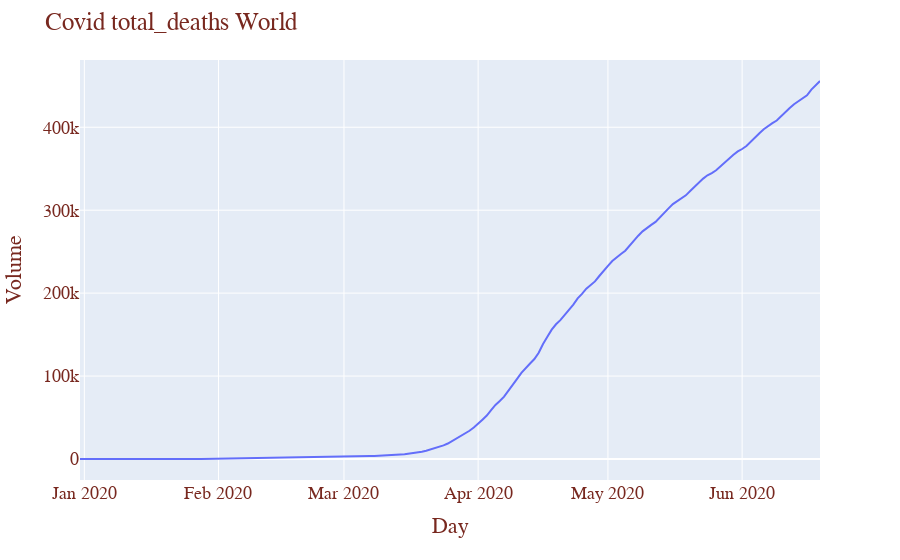
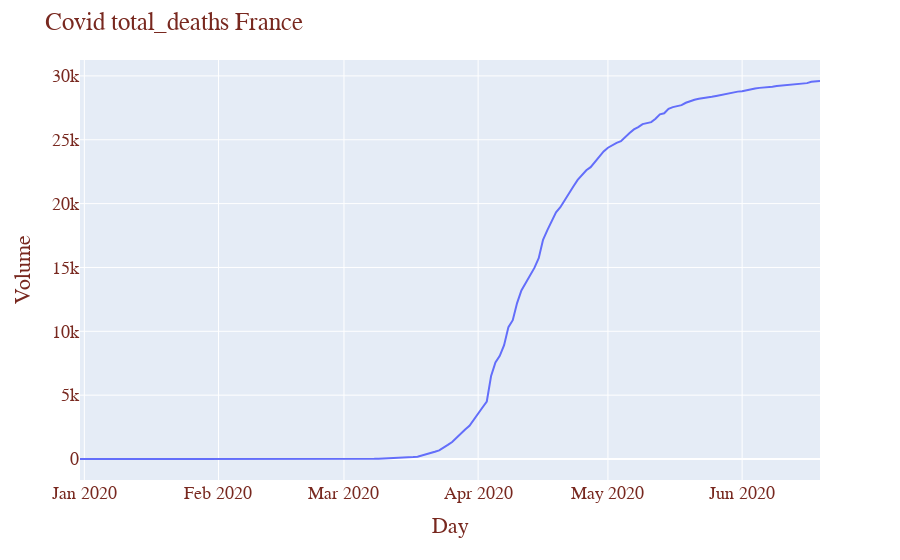
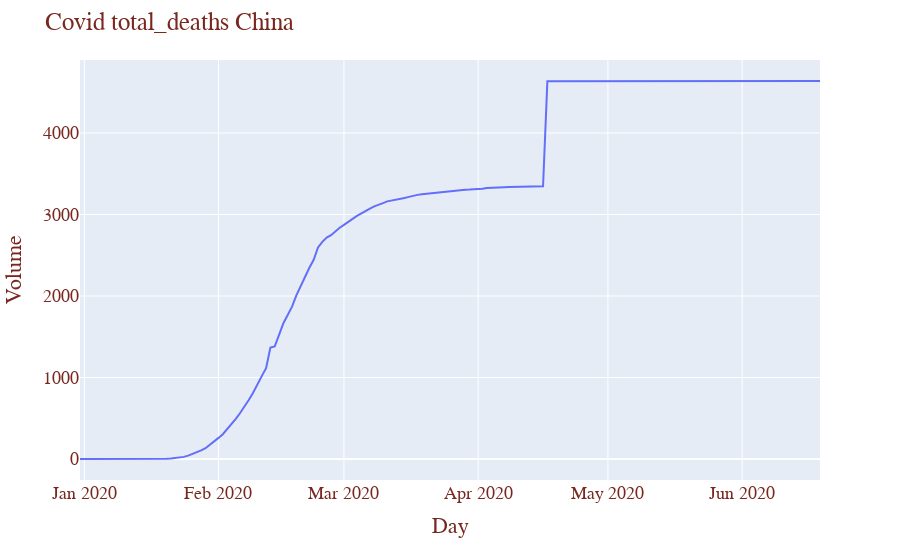
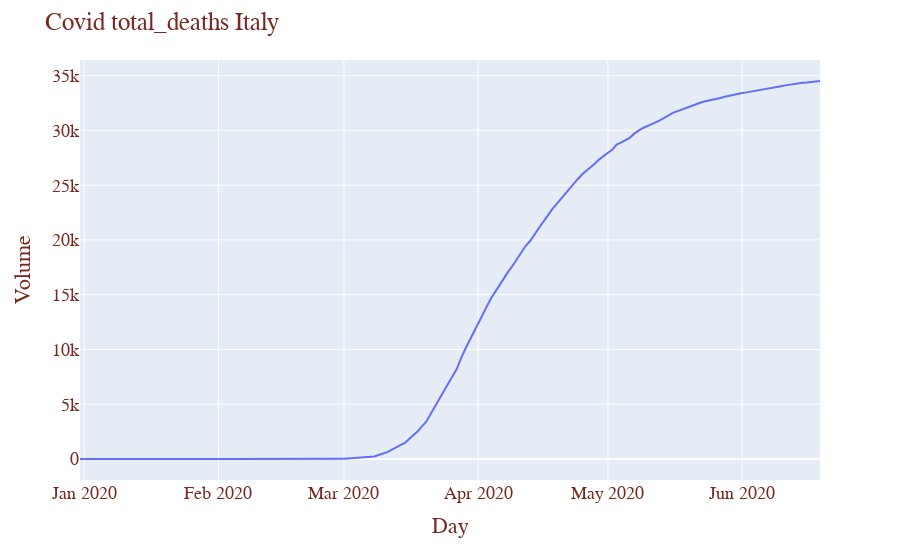

Notebook code for these charts, in order:
### Code cell
## Plotly graph will be not display on Git ##
massBalance("total_deaths",df,"World")
massBalance("total_deaths",df,"France")
massBalance("total_deaths",df,"China")
massBalance("total_deaths",df,"Italy")
massBalance("total_deaths",df,"Spain")
massBalance("total_deaths",df,"United States")
massBalance("total_deaths",df,"Germany")
massBalance("total_deaths",df,"Iran")
massBalance("total_deaths",df,"Turkey")
massBalance("total_deaths",df,"Brazil")

### Figure 1 — Plotly figure (JSON) as saved in the notebook; plotly's stock layout.template omitted (floating-point values rounded to 4 significant figures; data arrays with more than 128 entries replaced by an {"elided": "..."} marker saying what was removed)
{"data": [{"hoverlabel": {"namelength": 0}, "hovertemplate": "x=%{x}<br>y=%{y}", "legendgroup": "", "line": {"color": "#636efa", "dash": "solid"}, "mode": "lines", "name": "", "showlegend": false, "type": "scatter", "x": {"elided": "172 str values"}, "xaxis": "x", "y": {"elided": "172 int values"}, "yaxis": "y"}], "layout": {"font": {"color": "#78281F", "family": "Courier New, monospace", "size": 18}, "legend": {"tracegroupgap": 0}, "margin": {"t": 60}, "title": {"text": "Covid total_deaths World"}, "xaxis": {"anchor": "y", "domain": [0, 1], "title": {"text": "Day"}}, "yaxis": {"anchor": "x", "domain": [0, 1], "title": {"text": "Volume"}}}}

### Figure 2 — Plotly figure (JSON) as saved in the notebook; plotly's stock layout.template omitted (floating-point values rounded to 4 significant figures; data arrays with more than 128 entries replaced by an {"elided": "..."} marker saying what was removed)
{"data": [{"hoverlabel": {"namelength": 0}, "hovertemplate": "x=%{x}<br>y=%{y}", "legendgroup": "", "line": {"color": "#636efa", "dash": "solid"}, "mode": "lines", "name": "", "showlegend": false, "type": "scatter", "x": {"elided": "172 str values"}, "xaxis": "x", "y": {"elided": "172 int values"}, "yaxis": "y"}], "layout": {"font": {"color": "#78281F", "family": "Courier New, monospace", "size": 18}, "legend": {"tracegroupgap": 0}, "margin": {"t": 60}, "title": {"text": "Covid total_deaths France"}, "xaxis": {"anchor": "y", "domain": [0, 1], "title": {"text": "Day"}}, "yaxis": {"anchor": "x", "domain": [0, 1], "title": {"text": "Volume"}}}}

### Figure 3 — Plotly figure (JSON) as saved in the notebook; plotly's stock layout.template omitted (floating-point values rounded to 4 significant figures; data arrays with more than 128 entries replaced by an {"elided": "..."} marker saying what was removed)
{"data": [{"hoverlabel": {"namelength": 0}, "hovertemplate": "x=%{x}<br>y=%{y}", "legendgroup": "", "line": {"color": "#636efa", "dash": "solid"}, "mode": "lines", "name": "", "showlegend": false, "type": "scatter", "x": {"elided": "172 str values"}, "xaxis": "x", "y": {"elided": "172 int values"}, "yaxis": "y"}], "layout": {"font": {"color": "#78281F", "family": "Courier New, monospace", "size": 18}, "legend": {"tracegroupgap": 0}, "margin": {"t": 60}, "title": {"text": "Covid total_deaths China"}, "xaxis": {"anchor": "y", "domain": [0, 1], "title": {"text": "Day"}}, "yaxis": {"anchor": "x", "domain": [0, 1], "title": {"text": "Volume"}}}}

### Figure 4 — Plotly figure (JSON) as saved in the notebook; plotly's stock layout.template omitted (floating-point values rounded to 4 significant figures; data arrays with more than 128 entries replaced by an {"elided": "..."} marker saying what was removed)
{"data": [{"hoverlabel": {"namelength": 0}, "hovertemplate": "x=%{x}<br>y=%{y}", "legendgroup": "", "line": {"color": "#636efa", "dash": "solid"}, "mode": "lines", "name": "", "showlegend": false, "type": "scatter", "x": {"elided": "172 str values"}, "xaxis": "x", "y": {"elided": "172 int values"}, "yaxis": "y"}], "layout": {"font": {"color": "#78281F", "family": "Courier New, monospace", "size": 18}, "legend": {"tracegroupgap": 0}, "margin": {"t": 60}, "title": {"text": "Covid total_deaths Italy"}, "xaxis": {"anchor": "y", "domain": [0, 1], "title": {"text": "Day"}}, "yaxis": {"anchor": "x", "domain": [0, 1], "title": {"text": "Volume"}}}}
